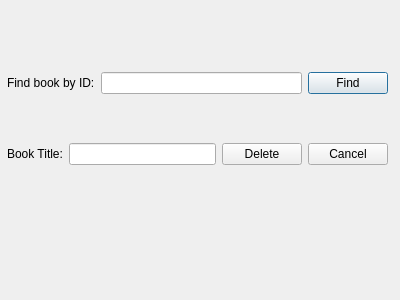
<?xml version="1.0" encoding="UTF-8"?>
<ui version="4.0">
 <class>deleteBooks</class>
 <widget class="QDialog" name="deleteBooks">
  <property name="geometry">
   <rect>
    <x>0</x>
    <y>0</y>
    <width>400</width>
    <height>300</height>
   </rect>
  </property>
  <property name="windowTitle">
   <string>Delete Books</string>
  </property>
  <widget class="QWidget" name="verticalLayoutWidget">
   <property name="geometry">
    <rect>
     <x>7</x>
     <y>29</y>
     <width>381</width>
     <height>181</height>
    </rect>
   </property>
   <layout class="QVBoxLayout" name="verticalLayout">
    <item>
     <layout class="QHBoxLayout" name="horizontalLayout">
      <item>
       <widget class="QLabel" name="label">
        <property name="text">
         <string>Find book by ID:</string>
        </property>
       </widget>
      </item>
      <item>
       <widget class="QLineEdit" name="lineEdit_findId"/>
      </item>
      <item>
       <widget class="QPushButton" name="pushButton_findID">
        <property name="text">
         <string>Find</string>
        </property>
       </widget>
      </item>
     </layout>
    </item>
    <item>
     <layout class="QHBoxLayout" name="horizontalLayout_2">
      <item>
       <widget class="QLabel" name="label_2">
        <property name="text">
         <string>Book Title:</string>
        </property>
       </widget>
      </item>
      <item>
       <widget class="QLineEdit" name="lineEdit_bookTitle"/>
      </item>
      <item>
       <widget class="QPushButton" name="pushButton_deleteBook">
        <property name="text">
         <string>Delete</string>
        </property>
       </widget>
      </item>
      <item>
       <widget class="QPushButton" name="pushButton_cancel">
        <property name="text">
         <string>Cancel</string>
        </property>
       </widget>
      </item>
     </layout>
    </item>
   </layout>
  </widget>
 </widget>
 <resources/>
 <connections/>
</ui>
